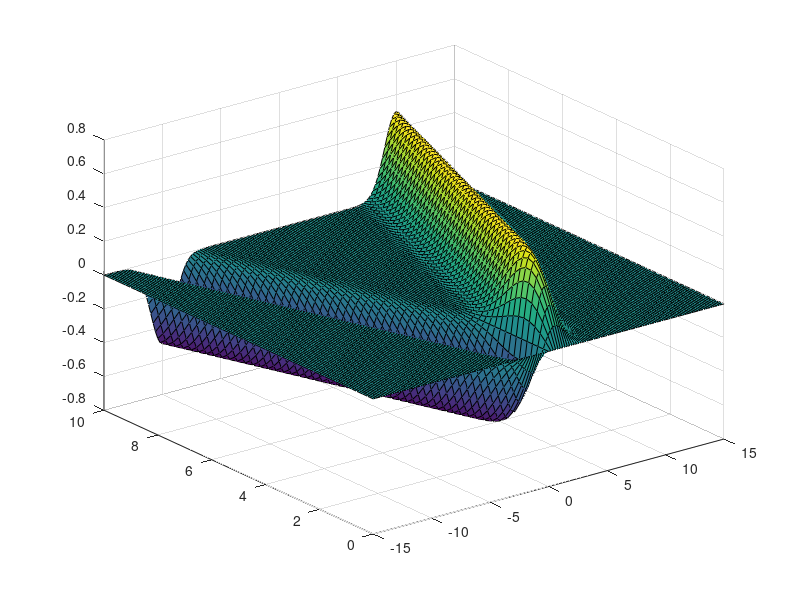
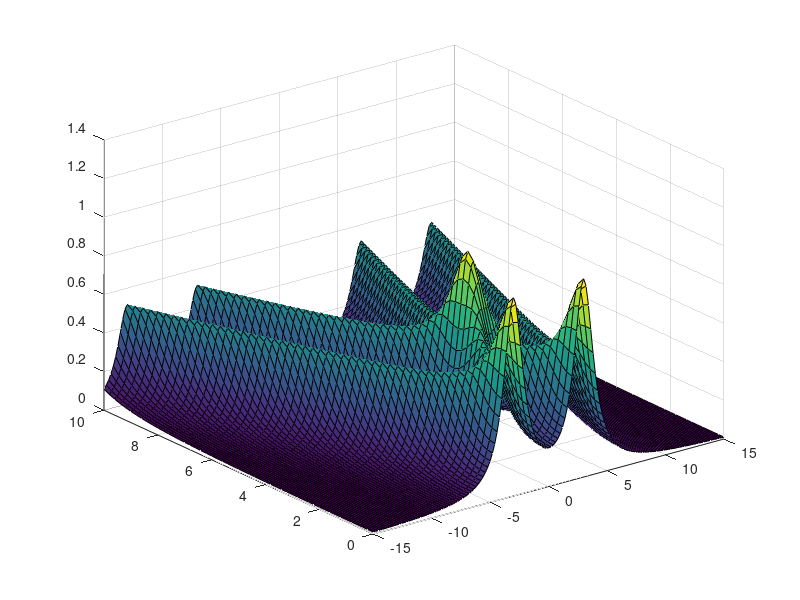
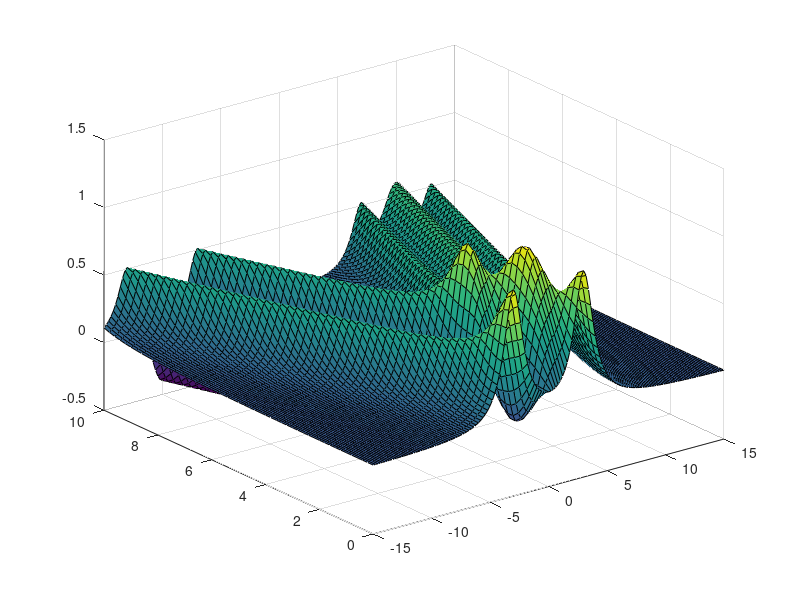

Reproduce these figures in MATLAB, in order.
function a02e04Surf()
%UNTITLED3 Summary of this function goes here
%   Detailed explanation goes here

t_range = 0:0.2:10;
x_range = -15:0.2:15;
t_range_size = size(t_range);
x_range_size = size(x_range);
z = t_range_size(2) * x_range_size(2);

U = zeros(t_range_size(2),x_range_size(2));


a=0;
b=1;

psi = @(x_int) b.*x_int.*exp(-x_int.^2/2);

for i = 1:t_range_size(2)
    
    for j = 1:x_range_size(2)
        
        phi_xplusct = a/(((x_range(j)+t_range(i))-3)^2+1) + a/(((x_range(j)+t_range(i))+3)^2+1);

        phi_xminusct = a/(((x_range(j)-t_range(i))-3)^2+1) + a/(((x_range(j)-t_range(i))+3)^2+1);

        
        U(i,j) = 1/2 * (phi_xplusct + phi_xminusct) + 1/2 * integral(psi,x_range(j)-t_range(i),x_range(j)+t_range(i));

    end
    
end
name_figure1 = 'a=0, b=1';
figure('Name',name_figure1,'NumberTitle','off');
surf(x_range,t_range,U)

a=1;
b=0;

psi = @(x_int) b.*x_int.*exp(-x_int.^2/2);

for i = 1:t_range_size(2)
    
    for j = 1:x_range_size(2)
        
        phi_xplusct = a/(((x_range(j)+t_range(i))-3)^2+1) + a/(((x_range(j)+t_range(i))+3)^2+1);

        phi_xminusct = a/(((x_range(j)-t_range(i))-3)^2+1) + a/(((x_range(j)-t_range(i))+3)^2+1);

        
        U(i,j) = 1/2 * (phi_xplusct + phi_xminusct) + 1/2 * integral(psi,x_range(j)-t_range(i),x_range(j)+t_range(i));

    end
    
end
name_figure2 = 'a=1, b=0';
figure('Name',name_figure2,'NumberTitle','off');
surf(x_range,t_range,U)


a=1;
b=1;

psi = @(x_int) b.*x_int.*exp(-x_int.^2/2);

for i = 1:t_range_size(2)
    
    for j = 1:x_range_size(2)
        
        phi_xplusct = a/(((x_range(j)+t_range(i))-3)^2+1) + a/(((x_range(j)+t_range(i))+3)^2+1);

        phi_xminusct = a/(((x_range(j)-t_range(i))-3)^2+1) + a/(((x_range(j)-t_range(i))+3)^2+1);

       
        U(i,j) = 1/2 * (phi_xplusct + phi_xminusct) + 1/2 * integral(psi,x_range(j)-t_range(i),x_range(j)+t_range(i));

    end
    
end
name_figure3 = 'a=1, b=1';
figure('Name',name_figure3,'NumberTitle','off');
surf(x_range,t_range,U)
end